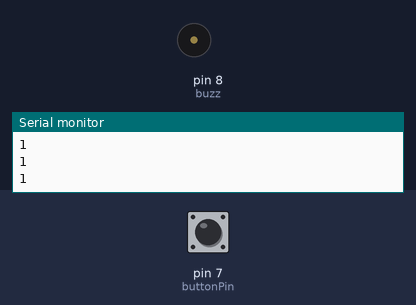
Recording of a sketch running on a simulated Arduino Uno, built with avr-gcc and run on an emulated ATmega328P. On the bench: buzzer (waves = sounding, pin HIGH), the last lines printed to the serial monitor. Inputs (shaded band) come from the test bench; at power-on: pin 7 (buttonPin) HIGH.

Above: at 1.2 s.
1.3 s: pin 7 (buttonPin) pulled LOW for 0.15 s
At 2.6 s:
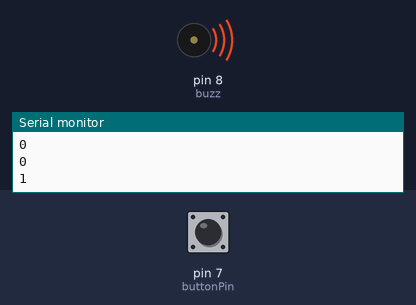
2.9 s: pin 7 (buttonPin) pulled LOW for 1 s
At 3.9 s:
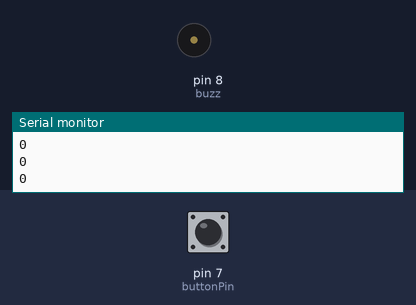
5.4 s: pin 7 (buttonPin) pulled LOW for 3.2 s
At 5.9 s:
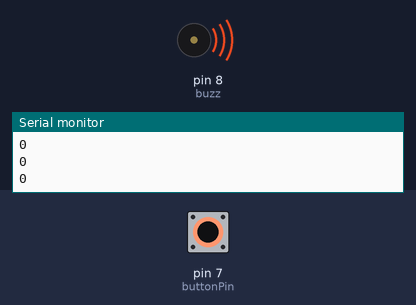
Timing chart, 0 to 8.4 s (numbered marks = the images above; inputs shaded):
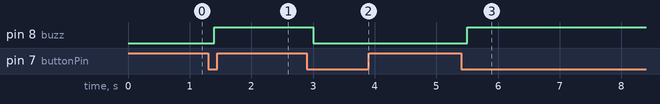

The sketch:

sketch_19_botonToggle.ino
```cpp
int buzz = 8;
int buttonPin = 7;
int buttonRead;

int newButton = 0;

void setup() {
  Serial.begin(9600);
  pinMode(buzz, OUTPUT);
  pinMode(buttonPin, INPUT);

}

void loop() {
  while (buttonRead == 0){
    digitalWrite(buzz, LOW);

    buttonRead = digitalRead(buttonPin);
    Serial.println(buttonRead);
    delay(100);
  }
  while (buttonRead == 1){
    digitalWrite(buzz, LOW);

    buttonRead = digitalRead(buttonPin);
    Serial.println(buttonRead);
    delay(100);

    if (buttonRead == 0){
      newButton = 1;
    }
  }

  while (newButton == 1){
    while(buttonRead == 0){
      digitalWrite(buzz, HIGH);
      buttonRead = digitalRead(buttonPin);
      Serial.println(buttonRead);
      delay(100);
    }
    while(buttonRead == 1){
      digitalWrite(buzz, HIGH);
      buttonRead = digitalRead(buttonPin);
      if (buttonRead == 0){
          newButton = 0;
        }
      }
      Serial.println(buttonRead);
      delay(100);
    }

  }
```

Measured:
- after the input at 1.3 s, pin 8 (buzz): LOW → HIGH after 0.10 s
- after the input at 2.9 s, pin 8 (buzz): HIGH → LOW after 0.10 s
- after the input at 5.4 s, pin 8 (buzz): LOW → HIGH after 0.10 s
